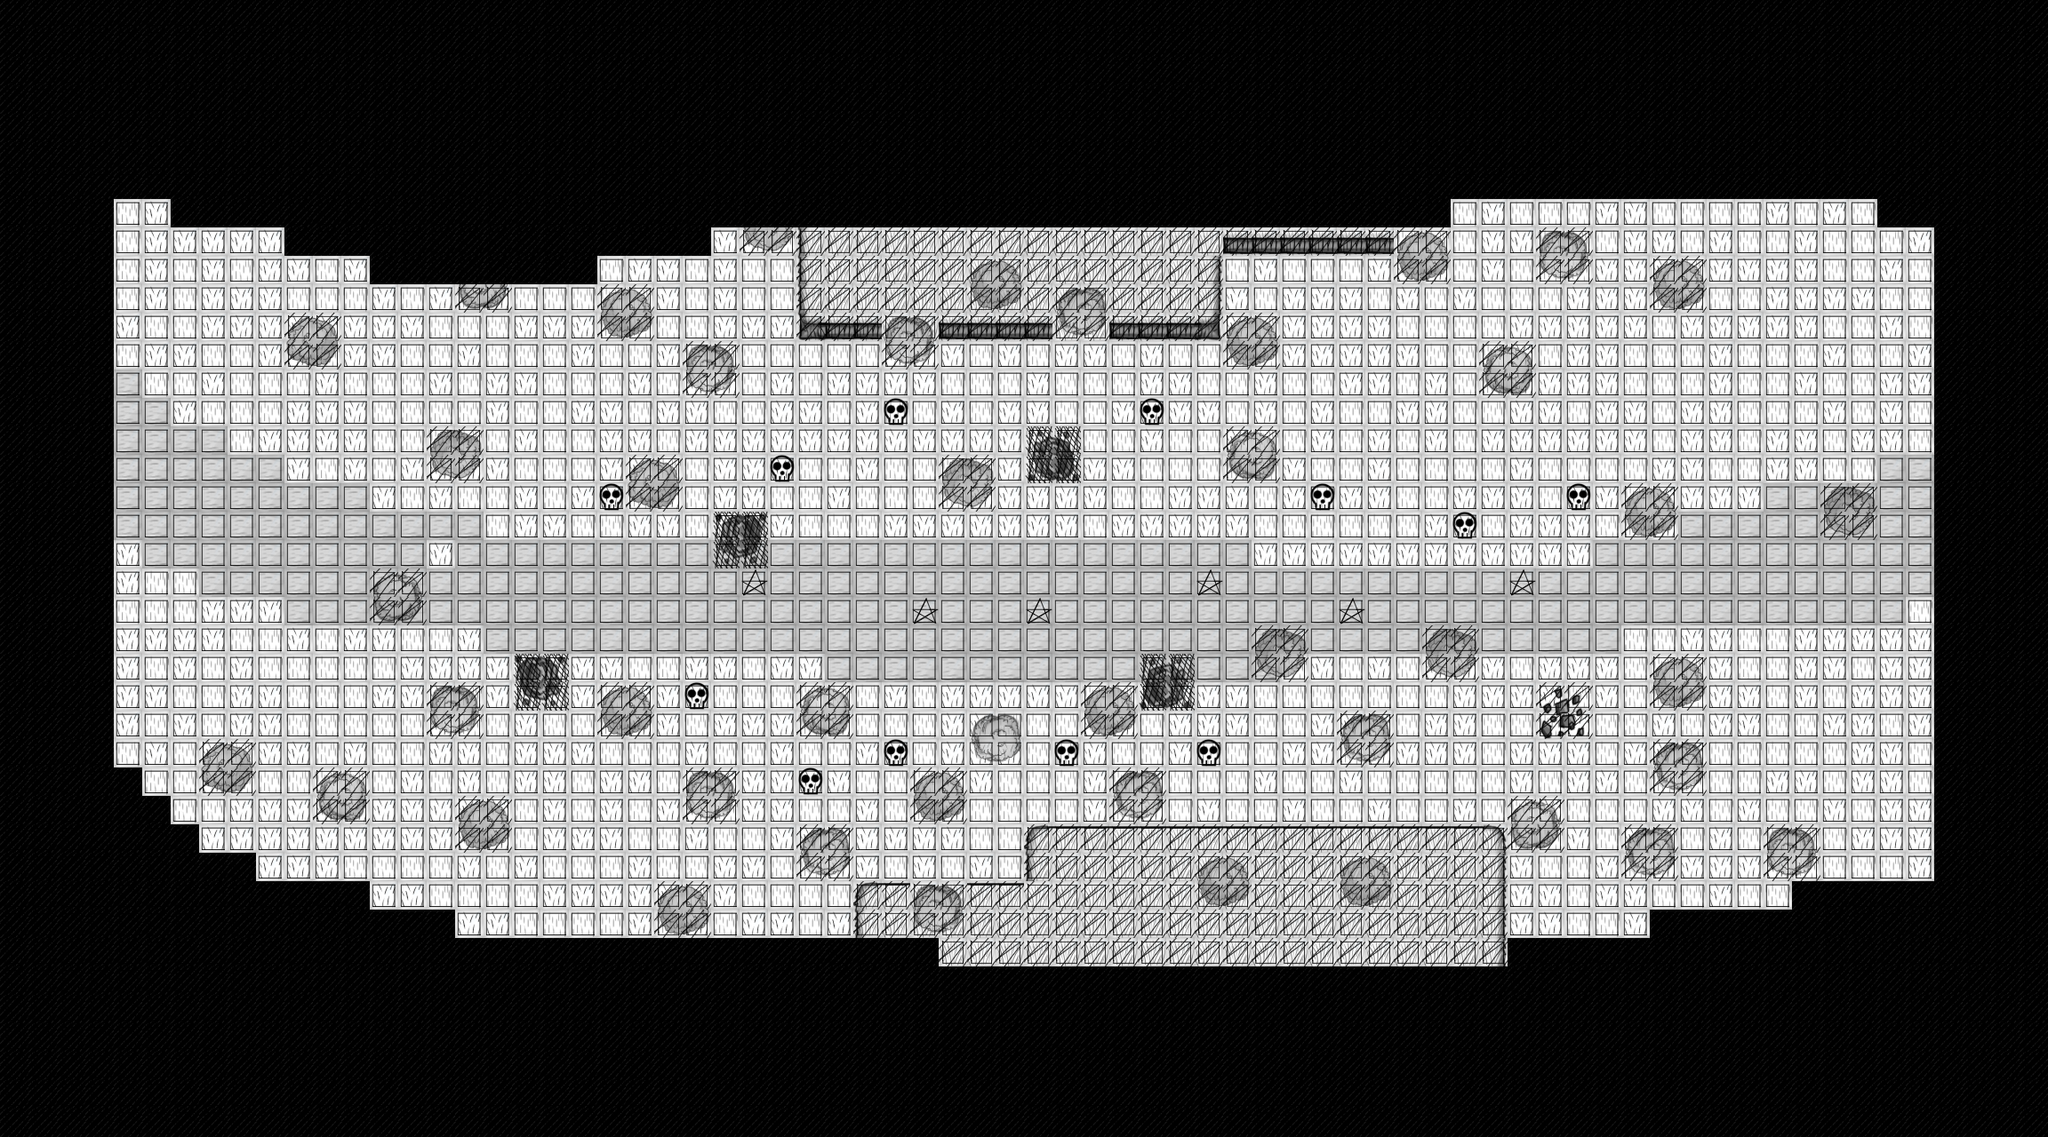

The image is a tile-based game level rendered from a .tmx file. Its description and source (layers, tilesets, objects; grid data summarised) follow:
An orthogonal 72x40 tile map with 32x32 px tiles, 4 tile layers (Aesthetic Layer, Doodadlayer, Data Layer, Spawn Layer), 3 tilesets.

<map version="1.0" tiledversion="1.1.5" orientation="orthogonal" renderorder="right-down" width="72" height="40" tilewidth="32" tileheight="32" infinite="0" nextobjectid="1">
 <tileset firstgid="1" name="32X32" tilewidth="32" tileheight="32" tilecount="35" columns="5">
  <image source="32X32.png" width="160" height="224" />
  <tile id="0">
   <properties>
    <property name="canMove" type="bool" value="true" />
    <property name="moveCost" type="int" value="1" />
    <property name="occupied" type="bool" value="false" />
   </properties>
  </tile>
  <tile id="1">
   <properties>
    <property name="canMove" type="bool" value="true" />
    <property name="moveCost" type="int" value="3" />
    <property name="occupied" type="bool" value="false" />
   </properties>
  </tile>
  <tile id="2">
   <properties>
    <property name="canMove" type="bool" value="false" />
    <property name="moveCost" type="int" value="0" />
    <property name="occupied" type="bool" value="false" />
   </properties>
  </tile>
  <tile id="4">
   <properties>
    <property name="EnemySpawn" type="bool" value="false" />
    <property name="VanguardSpawn" type="bool" value="true" />
   </properties>
  </tile>
  <tile id="34">
   <properties>
    <property name="EnemySpawn" type="bool" value="true" />
    <property name="VanguardSpawn" type="bool" value="false" />
   </properties>
  </tile>
 </tileset>
 <tileset firstgid="36" name="Tree3" tilewidth="96" tileheight="96" tilecount="1" columns="1">
  <image source="Tree3.png" width="96" height="96" />
 </tileset>
 <tileset firstgid="37" name="64X64" tilewidth="32" tileheight="32" tilecount="24" columns="4">
  <image source="64X64.png" width="129" height="194" />
 </tileset>
 <layer name="Aesthetic Layer" width="72" height="40">
  <data>[2880 cells, 2880 non-empty, 6 distinct tile ids]</data>
 </layer>
 <layer name="Doodadlayer" width="72" height="40">
  <data>[2880 cells, 241 non-empty, 21 distinct tile ids]</data>
 </layer>
 <layer name="Data Layer" width="72" height="40">
  <data>[2880 cells, 2880 non-empty, 3 distinct tile ids]</data>
 </layer>
 <layer name="Spawn Layer" width="72" height="40">
  <data>[2880 cells, 18 non-empty, 2 distinct tile ids]</data>
 </layer>
</map>
